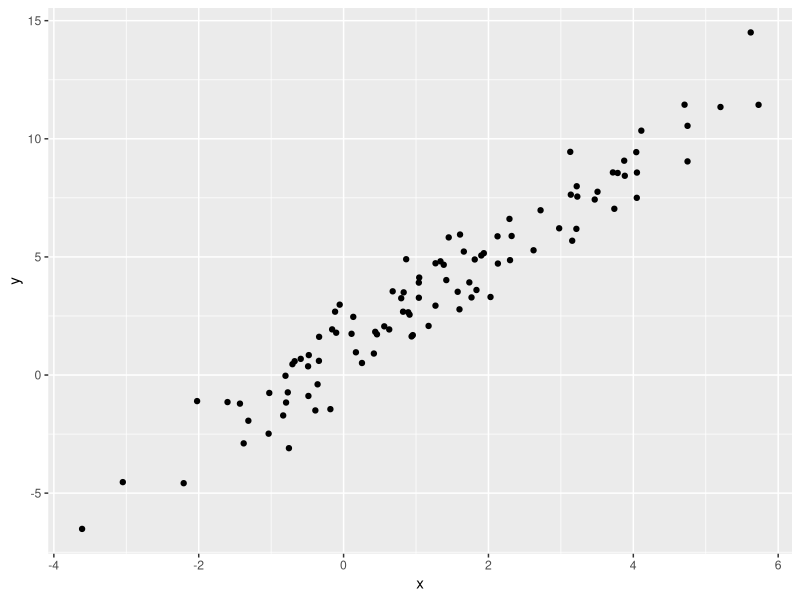

R code for this plot:
## ---- chunk 1
library(tidyverse)
## ---- chunk 2
plot_df = 
  tibble(
    x = rnorm(100, mean = 1, sd = 2),
    y = 1+2*x + rnorm(100)
  )
## ---- chunk 3
plot_df |> 
  ggplot(aes(x=x, y = y)) +
  geom_point()
